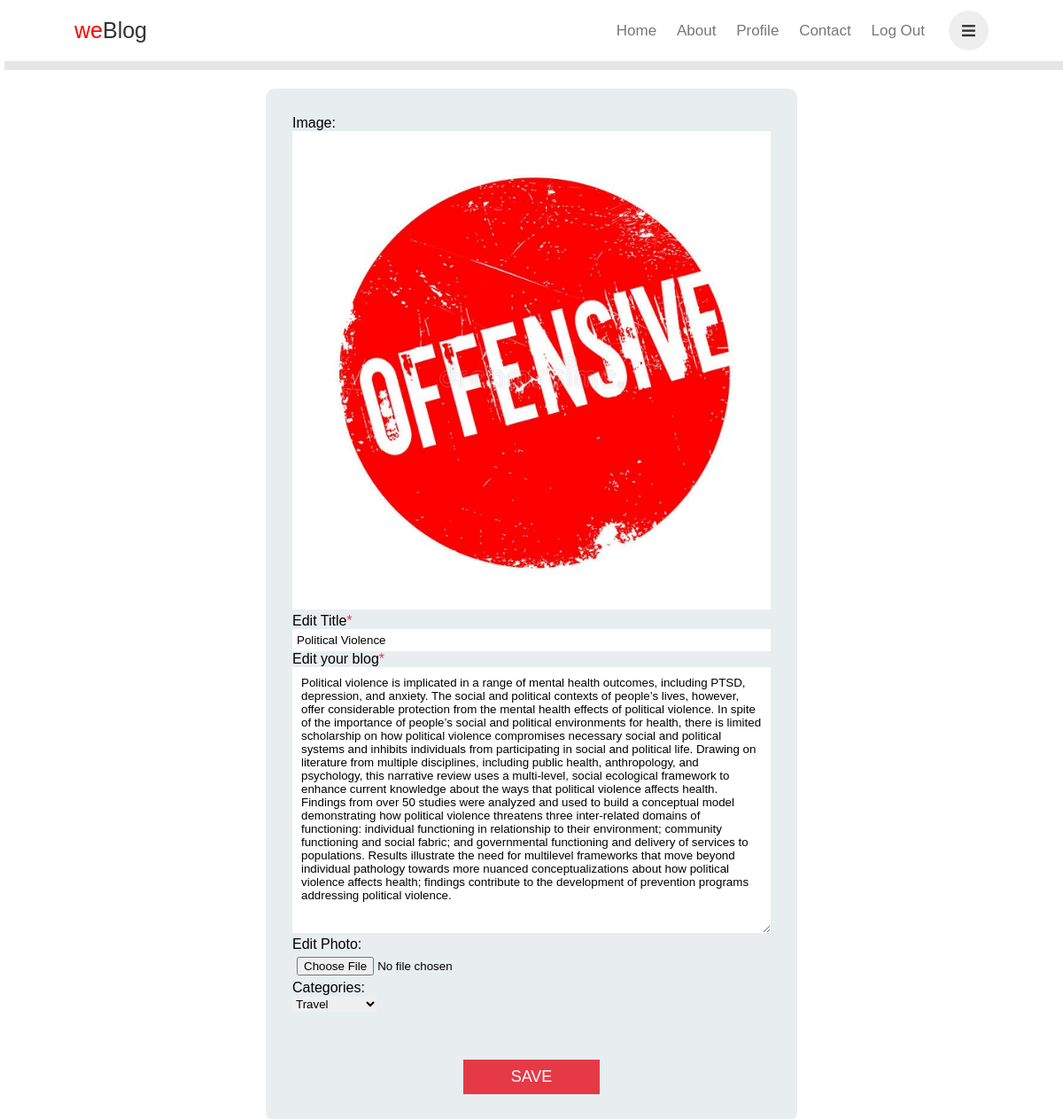
Page /profile/edit/60 (signed in) on the committed database.
### blogapp/models.py (models this page shows)
class Post(models.Model):
    title = models.CharField(max_length=1000)
    body = models.TextField(max_length=10000)
    img = models.ImageField(upload_to="images/")
    date = models.DateTimeField(auto_now_add=True)
    category = models.CharField(max_length=20)
    name = models.CharField(max_length=50)

### blogapp/views.py (the view)
# urls.py: path('profile/edit/<int:val>',views.edit, name='edit'),
@login_required(login_url='login')
def edit(request,val):
    if request.method == 'POST':
        title = request.POST['title']
        body = request.POST['body']
        img = request.FILES.get('img',False)
        if not img:
            img = 'images/no_image_available.jpg'
        category = request.POST['Categories']
        obj = Post.objects.get(id=val)
        obj.title=title
        obj.body=body
        obj.img=img
        obj.category=category
        obj.save()
        print("hi")
        return redirect('home')
    else:
        obj = Post.objects.get(id=val)
        return render(request, 'edit.html', context={'obs': obj})

### templates/edit.html (shortened to what this page needs)
<!DOCTYPE html>
{% load static %}
<html lang="en">
<head>
    <link rel="stylesheet" href="https://cdnjs.cloudflare.com/ajax/libs/font-awesome/5.15.3/css/all.min.css">
    <link rel="stylesheet" href="{% static './css/style6.css' %}">
</head>
<body>
    <header class="header">
        <a href="#" class="logo"><span>we</span>Blog</a>
        <nav class="navbar">
            <a href="{% url 'home' %}" >Home</a>
            <a href="./about.html" >About</a>
            <a href="profile/{{user.username}}">Profile</a>
            <a href="./contact.html" >Contact</a>
            <a href="{% url 'logout' %}">Log out</a>
        </nav>
        <div class="icons">
             <i class="fas fa-bars" id="menu-bars"></i>
        </div>
    </header>
    <div class="form-wrapper">
    <form action="/profile/edit/{{obs.id}}" class="form" method="POST" enctype="multipart/form-data">
        <div class="form-group">
            <p>Image:</p>
            <img src="{{obs.img.url}}" >
        </div>
        <div class="form-group">
            <label for="username">Edit Title</label>
            <input type="text" name="title" id="username" value="{{obs.title}}" required  >
        </div>
        <div class="form-group">
            <label for="message">Edit your blog</label>
            <textarea name ="body" id="message" required>{{obs.body}}</textarea >
        </div>
        <div class="form-group">
            <p>Edit Photo:</p>
            <input class="file-upload" name="img" type="file" onchange="readURL(this)" accept="Image/*">
        </div>
        <p>Categories:</p>
        <select name="Categories">
            <option value="Travel">Travel</option>
        </select><br> <br><br><br>
        <button type="submit" class="form-btn">Save</button>
    </form>
    </div>
</body>
</html>

### static/css/style6.css (style rules this page uses)
:root { --orange:#e67e22; --black:#333; --light-color:#777; --border:.1rem solid rgba(0,0,0,.2); --box-shadow:0.5rem 1rem rgba(0,0,0,.1); }
* { margin: 0; padding: 0; box-sizing: border-box; text-decoration: none; font-family: Verdana, Geneva, Tahoma, sans-serif; outline: none; border: none; font-weight: lighter; }
html { font-size: 62.5%; overflow-x: hidden; scroll-behavior: smooth; scroll-padding-top: 6rem; }
.header { position: fixed; top: 0; left: 0; right: 0; background: #fff; box-shadow: var(--box-shadow); display: flex; align-items: center; padding: 1.2rem 7%; }
.header .logo { color: var(--black); font-size: 2.5rem; margin-right: auto; }
.header .logo span { color: red; }
.header .navbar a { color: var(--light-color); margin-right: 2rem; font-size: 1.7rem; text-transform: capitalize; }
.header .icons i { height: 4.5rem; line-height: 4.5rem; width: 4.5rem; text-align: center; color: var(--black); background: #eee; border-radius: 50%; margin-left: .7rem; font-size: 1.7rem; cursor: pointer; }
.form-wrapper .form { margin: auto; width: 50%; padding: 10px; height: 100%; font-size: 1.6rem; background: rgba(231, 237, 238, 0.938); padding: 3rem; margin-top: 10rem; border-radius: 1rem; resize: none; content: "*"; }
.form-wrapper label { display: block; }
.form-wrapper .form input { padding: 0.5rem; width: 100%; }
.form-wrapper .form label::after { content: '* '; color: #e63946; }
.form-wrapper .form textarea { width: 100%; height: 300px; padding: 1rem ; }
.form-wrapper .form img { max-height: 100%; max-width: 100%; }
.form-btn { display: block; margin: 0 auto; padding: 0.5em 3em; font-size: 1.8rem; text-transform: uppercase; background: #e63946; color: #fff; outline: none; border: none; cursor: pointer; }

### rows in the picture
Post: img (placeholder picture), title "Political Violence", body "Political violence is implicated in a range of mental health outcomes, including PTSD, depression, and anxiety. The social and political contexts of people’s lives, however, offer considerable protection from the mental health effects of political violence. In spite of the importance of people’s social and political environments for health, there is limited scholarship on how political violence compromises necessary social and political systems and inhibits individuals from participating in social and political life. Drawing on literature from multiple disciplines, including public health, anthropology, and psychology, this narrative review uses a multi-level, social ecological framework to…"
